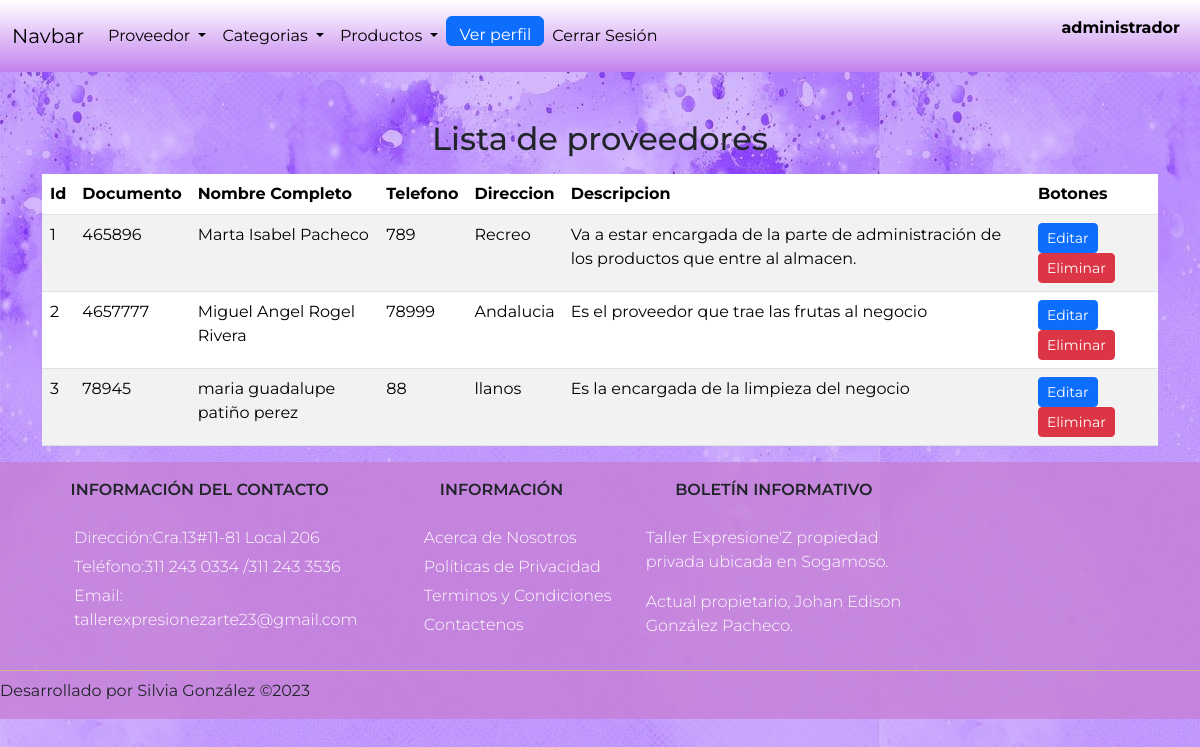
/views/verproveedor.php (signed in), run on the app's committed database.
### tables this page shows
CREATE TABLE `proveedores` (
  `idproveedores` int(11) NOT NULL,
  `documento` decimal(10,0) NOT NULL,
  `nombre` varchar(45) NOT NULL,
  `telefono` decimal(10,0) NOT NULL,
  `direccion` varchar(45) NOT NULL,
  `descripcion` text NOT NULL
);

### views/verproveedor.php (the view, shortened to what this page needs)
<?php include '../views/navbar.php'; ?>
<div class="container mt-5" id="proveedor">
    <h2 class="mb-3 text-center">Lista de proveedores</h2>
    <table class="table table-striped" id="tablaProveedores">
        <thead>
            <tr>
                <th>Id</th>
                <th>Documento</th>
                <th>Nombre Completo</th>
                <th>Telefono</th>
                <th>Direccion</th>
                <th>Descripcion</th>
                <th>Botones</th>
            </tr>
        </thead>
        <tbody id="listaProveedores">
            <?php
            include '../config/conexion.php';
            $query = "SELECT * FROM proveedores";
            $result = $conexion->query($query);
            while ($row = $result->fetch_assoc()) {
                echo "<tr>";
                echo "<td>" . $row['idproveedores'] . "</td>";
                echo "<td>" . $row['documento'] . "</td>";
                echo "<td>" . $row['nombre'] . "</td>";
                echo "<td>" . $row['telefono'] . "</td>";
                echo "<td>" . $row['direccion'] . "</td>";
                echo "<td>" . $row['descripcion'] . "</td>";
                echo "<td>
                        <button type='button' class='btn btn-primary btn-sm' data-id='" . $row['idproveedores'] . "' data-bs-toggle='modal' data-bs-target='#editarProvedoresModal' onclick='abrirModalEditar(" . $row['idproveedores'] . ")'>Editar</button>
                        <button type='button' class='btn btn-danger btn-sm' data-id='" . $row['idproveedores'] . "' onclick='eliminarProveedores(" . $row['idproveedores'] . ")'>Eliminar</button>
                    </td>";
                echo "</tr>";
            }
            ?>
        </tbody>
    </table>
</div>
<?php include '../views/footer.php'; ?>

### public/css/style.css (style rules this page uses)
html body { height: 100%; margin: 0; padding: 0; font-family: 'Montserrat', sans-serif; background-image: url('../imagenes/fondo.jpg'); }
button { background-color: rgb(144, 218, 241); border-radius: 10px; border-color: rgb(43, 107, 226); height: 30px; }

### data on the page
proveedores: idproveedores "1", documento "465896", nombre "Marta Isabel Pacheco", telefono "789", direccion "Recreo", descripcion "Va a estar encargada de la parte de administración de los productos que entre al almacen."
proveedores: idproveedores "2", documento "4657777", nombre "Miguel Angel Rogel Rivera", telefono "78999", direccion "Andalucia", descripcion "Es el proveedor que trae las frutas al negocio"
proveedores: idproveedores "3", documento "78945", nombre "maria guadalupe patiño perez", telefono "88", direccion "llanos", descripcion "Es la encargada de la limpieza del negocio"

### other printed values
$_SESSION['rol_usuario'] "administrador"
